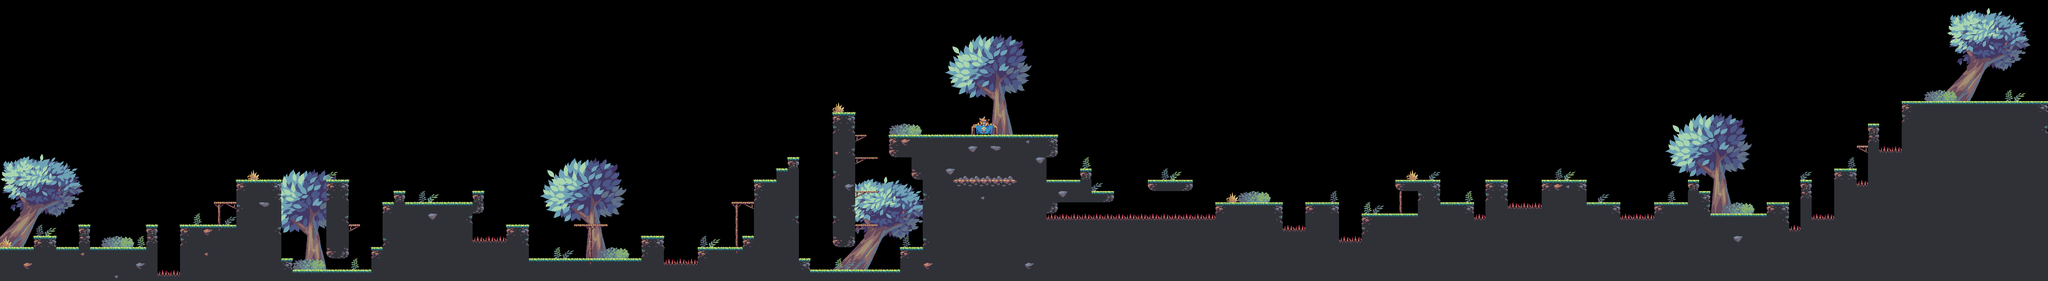

The image is a tile-based game level rendered from a .tmx file. Its description and source (layers, tilesets, objects; grid data summarised) follow:
An orthogonal 182x25 tile map with 32x32 px tiles, 7 tile layers (Detail3, Detail2, Spikes, Block, ...) and 103 objects.

<map version="1.0" orientation="orthogonal" renderorder="right-down" width="182" height="25" tilewidth="32" tileheight="32" nextobjectid="281">
 <properties>
  <property name="Completion Time" value="00:01:00" />
 </properties>
 <tileset firstgid="1" name="tile" tilewidth="32" tileheight="32" tilecount="330" columns="11">
  <image source="../imgs/tilesets/tile.png" width="352" height="972" />
 </tileset>
 <layer name="Detail3" width="182" height="25">
  <data>[4550 cells, 501 non-empty, 142 distinct tile ids]</data>
 </layer>
 <layer name="Detail2" width="182" height="25">
  <data>[4550 cells, 288 non-empty, 16 distinct tile ids]</data>
 </layer>
 <layer name="Spikes" width="182" height="25">
  <data>[4550 cells, 41 non-empty, 1 distinct tile ids]</data>
 </layer>
 <layer name="Block" width="182" height="25">
  <data>[4550 cells, 1014 non-empty, 13 distinct tile ids]</data>
 </layer>
 <layer name="Vendor" width="182" height="25">
  <data>[4550 cells, 6 non-empty, 6 distinct tile ids]</data>
 </layer>
 <layer name="Platform" width="182" height="25">
  <data>[4550 cells, 16 non-empty, 1 distinct tile ids]</data>
 </layer>
 <layer name="Detail" width="182" height="25">
  <data>[4550 cells, 164 non-empty, 18 distinct tile ids]</data>
 </layer>
 <objectgroup name="Player Spawn">
  <object id="278" gid="56" x="32" y="704" width="32" height="32" />
 </objectgroup>
 <objectgroup name="Enemies">
  <object id="130" gid="59" x="256.333" y="640.33" width="32" height="32">
   <properties>
    <property name="FlyWidth" value="128" />
    <property name="type" value="Parrot" />
   </properties>
  </object>
  <object id="131" gid="57" x="1312" y="576" width="32" height="32">
   <properties>
    <property name="FlipHorizontal" value="true" />
    <property name="type" value="SniperPig" />
   </properties>
  </object>
  <object id="135" gid="59" x="1024" y="480" width="32" height="32">
   <properties>
    <property name="FlyWidth" value="128" />
    <property name="type" value="Parrot" />
   </properties>
  </object>
  <object id="136" gid="59" x="2272" y="416" width="32" height="32">
   <properties>
    <property name="FlyWidth" value="64" />
    <property name="type" value="Parrot" />
   </properties>
  </object>
  <object id="139" gid="57" x="2528" y="768" width="32" height="32">
   <properties>
    <property name="FlipHorizontal" value="true" />
    <property name="type" value="SniperPig" />
   </properties>
  </object>
  <object id="185" gid="59" x="2272" y="576" width="32" height="32">
   <properties>
    <property name="FlyWidth" value="64" />
    <property name="type" value="Parrot" />
   </properties>
  </object>
  <object id="186" gid="57" x="4000" y="608.667" width="32" height="32">
   <properties>
    <property name="FlipHorizontal" value="true" />
    <property name="type" value="SniperPig" />
   </properties>
  </object>
  <object id="214" gid="59" x="1536" y="576" width="32" height="32">
   <properties>
    <property name="FlyWidth" value="256" />
    <property name="type" value="Parrot" />
   </properties>
  </object>
  <object id="215" gid="59" x="1504" y="736" width="32" height="32">
   <properties>
    <property name="FlyWidth" value="288" />
    <property name="type" value="Parrot" />
   </properties>
  </object>
  <object id="216" gid="59" x="1568" y="640" width="32" height="32">
   <properties>
    <property name="FlyWidth" value="192" />
    <property name="type" value="Parrot" />
   </properties>
  </object>
  <object id="217" gid="57" x="4064" y="512.667" width="32" height="32">
   <properties>
    <property name="FlipHorizontal" value="true" />
    <property name="type" value="SniperPig" />
   </properties>
  </object>
  <object id="229" gid="57" x="3744" y="576" width="32" height="32">
   <properties>
    <property name="FlipHorizontal" value="true" />
    <property name="type" value="SniperPig" />
   </properties>
  </object>
  <object id="230" gid="59" x="3584" y="512" width="32" height="32">
   <properties>
    <property name="FlyWidth" value="128" />
    <property name="type" value="Parrot" />
   </properties>
  </object>
  <object id="241" gid="59" x="4096" y="576" width="32" height="32">
   <properties>
    <property name="FlyWidth" value="96" />
    <property name="type" value="Parrot" />
   </properties>
  </object>
  <object id="245" gid="59" x="4352" y="512" width="32" height="32">
   <properties>
    <property name="FlyWidth" value="96" />
    <property name="type" value="Parrot" />
   </properties>
  </object>
  <object id="246" gid="57" x="4768" y="575.667" width="32" height="32">
   <properties>
    <property name="FlipHorizontal" value="true" />
    <property name="type" value="SniperPig" />
   </properties>
  </object>
  <object id="247" gid="57" x="4512" y="576.667" width="32" height="32">
   <properties>
    <property name="FlipHorizontal" value="false" />
    <property name="type" value="SniperPig" />
   </properties>
  </object>
  <object id="248" gid="59" x="4576" y="512" width="32" height="32">
   <properties>
    <property name="FlyWidth" value="128" />
    <property name="type" value="Parrot" />
   </properties>
  </object>
  <object id="279" gid="57" x="5024" y="576" width="32" height="32">
   <properties>
    <property name="FlipHorizontal" value="true" />
    <property name="type" value="SniperPig" />
   </properties>
  </object>
  <object id="280" gid="57" x="4992" y="608" width="32" height="32">
   <properties>
    <property name="FlipHorizontal" value="true" />
    <property name="type" value="SniperPig" />
   </properties>
  </object>
 </objectgroup>
 <objectgroup name="Coins">
  <object id="140" gid="67" x="320" y="704" width="32" height="32" />
  <object id="141" gid="67" x="433" y="594" width="32" height="32" />
  <object id="142" gid="67" x="496" y="593" width="32" height="32" />
  <object id="143" gid="67" x="640" y="640" width="32" height="32" />
  <object id="144" gid="67" x="608" y="640" width="32" height="32" />
  <object id="145" gid="67" x="576" y="641" width="32" height="32" />
  <object id="146" gid="67" x="768" y="512" width="32" height="32" />
  <object id="147" gid="67" x="800" y="467" width="32" height="32" />
  <object id="148" gid="67" x="848" y="434" width="32" height="32" />
  <object id="149" gid="67" x="896" y="480" width="32" height="32" />
  <object id="150" gid="67" x="1088" y="576" width="32" height="32" />
  <object id="151" gid="67" x="928" y="768" width="32" height="32" />
  <object id="152" gid="67" x="960" y="768" width="32" height="32" />
  <object id="162" gid="67" x="2336" y="416" width="32" height="32" />
  <object id="163" gid="67" x="2336" y="480" width="32" height="32" />
  <object id="164" gid="67" x="2336" y="608" width="32" height="32" />
  <object id="167" gid="67" x="2336" y="672" width="32" height="32" />
  <object id="168" gid="67" x="2257" y="400" width="32" height="32" />
  <object id="169" gid="67" x="2299" y="383" width="32" height="32" />
  <object id="170" gid="67" x="2111" y="571" width="32" height="32" />
  <object id="171" gid="67" x="2110" y="668" width="32" height="32" />
  <object id="172" gid="67" x="2051" y="705" width="32" height="32" />
  <object id="173" gid="67" x="2176" y="512" width="32" height="32" />
  <object id="174" gid="67" x="2192" y="463" width="32" height="32" />
  <object id="175" gid="67" x="2242" y="441" width="32" height="32" />
  <object id="180" gid="67" x="2336" y="736" width="32" height="32" />
  <object id="182" gid="67" x="2336" y="768" width="32" height="32" />
  <object id="183" gid="67" x="2336" y="544" width="32" height="32" />
  <object id="187" gid="67" x="2720" y="448" width="32" height="32" />
  </objectgroup>
 <objectgroup name="Checkpoints">
  <!-- 5 objects omitted --></objectgroup>
 <objectgroup name="Shops">
  <!-- 3 objects omitted --></objectgroup>
</map>
<!-- 53 of 103 objects omitted -->